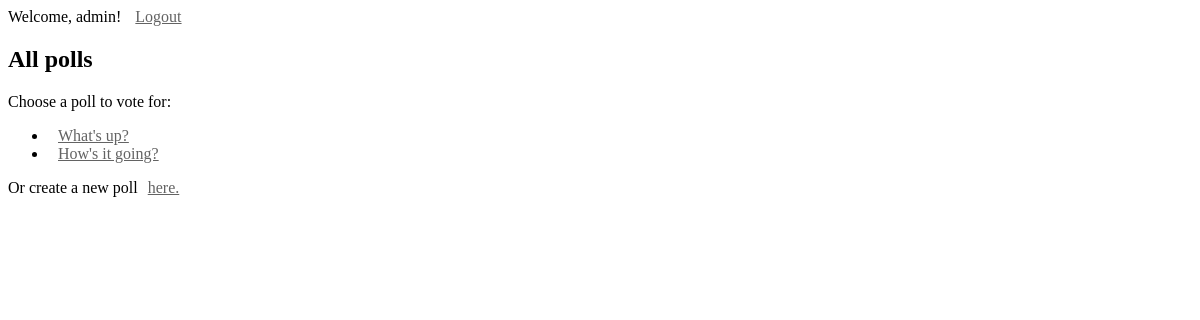
The app's page /polls/ (signed in), older data.
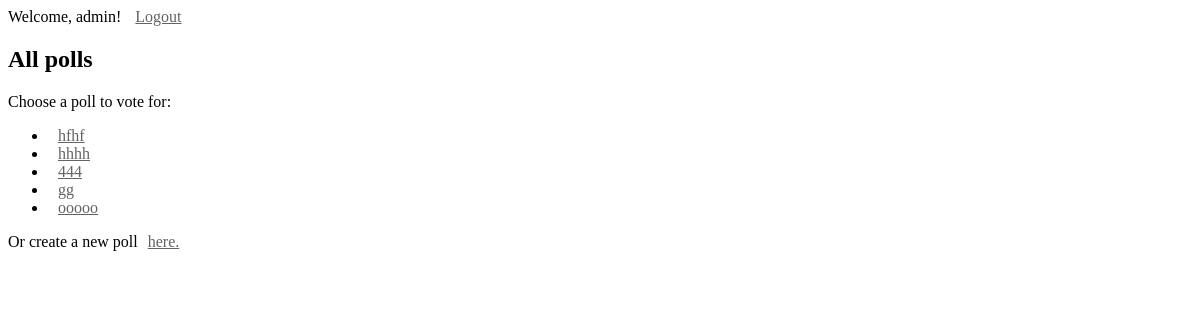
The same page, newer data.
### polls/models.py (models this page shows, shortened)
class Question(models.Model):
    question_text = models.CharField(max_length=200)
    pub_date = models.DateTimeField('date published')
    def was_published_recently(self):
        now = timezone.now()
        return now - datetime.timedelta(days=1) <= self.pub_date <= now
    was_published_recently.admin_order_field = 'pub_date'
    was_published_recently.boolean = True
    was_published_recently.short_description = 'Published recently?'

### polls/views.py (the view)
# urls.py: path('', views.IndexView.as_view(), name='index'),
class IndexView(generic.ListView):
    template_name = 'polls/index.html'
    context_object_name = 'latest_question_list'
    def get_queryset(self):
        return Question.objects.filter(
            pub_date__lte=timezone.now()
        ).order_by('-pub_date')[:5]

### polls/templates/polls/index.html
{% load static %}
<link rel="stylesheet" type="text/css" href="{% static 'polls/style.css' %}">
{% if user.is_authenticated %}
  <p>Welcome, {{ user.username }}! <a href="{% url 'polls:logout' %}">Logout</a></p>
  <h2>All polls</h2>
  {% if latest_question_list %}
  <p>Choose a poll to vote for:</p>
  <ul>
  {% for question in latest_question_list %}
      <li><a href="{% url 'polls:detail' question.id %}">{{ question.question_text }}</a></li>
  {% endfor %}
  </ul>
  {% else %}
      <p>No polls are available.</p>
  {% endif %}
  <p>
  <p>Or create a new poll<a href="{% url 'polls:add' %}">here.</a></p>
{% else %}
  <h2>Welcome to the Polls app!</h2>
  <p>Please log in or register first.</p>
  <p><a href="{% url 'polls:login' %}">Login</a> | <a href="{% url 'polls:register' %}">Register</a></p>
{% endif %}

Row changes from the older to the newer data that the page shows:
no longer on this page (row unchanged): Question: question_text "What's up?"
no longer on this page (row unchanged): Question: question_text "How's it going?"
added Question: question_text "hfhf"
added Question: question_text "hhhh"
added Question: question_text "444"
added Question: question_text "gg"
added Question: question_text "ooooo"
